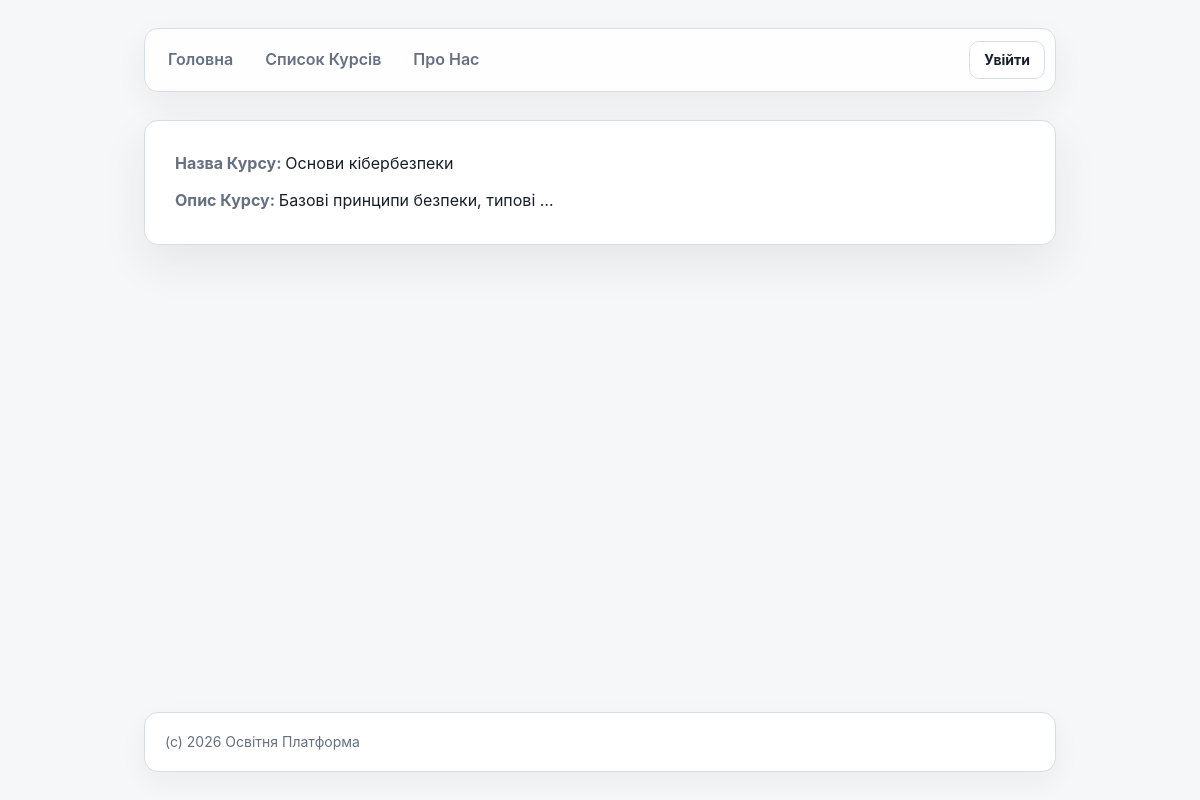
The page /courses/16/ on the database its author committed.
### courses/models/course.py (models this page shows, shortened)
class Course(models.Model):
    LEVELS = [
        ('beginner', 'Beginner'),
        ('intermediate', 'Intermediate'),
        ('advanced', 'Advanced'),
    ]
    name = models.CharField(max_length=200)
    description = models.TextField()
    author = models.CharField(max_length=200, null=True, blank=True)
    level = models.CharField(max_length=32, choices=LEVELS, default='beginner')
    price = models.DecimalField(decimal_places=2, max_digits=6, default=5000.0)
    is_test = models.BooleanField(default=False)
    created_at = models.DateTimeField(auto_now_add=True)
    updated_at = models.DateTimeField(auto_now=True)

### courses/views.py (the view)
# urls.py: path('courses/<int:pk>/', CourseDetailsView.as_view(), name='course_details'),
class CourseDetailsView(DetailView):
    template_name = 'courses/course_details.html'
    model = Course
    context_object_name = 'course'

### courses/templates/courses/course_details.html (shortened to what this page needs)
{% extends 'courses/base.html' %}
{% block main %}
<main>
    {% if course %}
        <div>
            <label>Назва Курсу: </label>{{ course.name }}
        </div>
        <div>
            <label>Опис Курсу: </label>{{ course.description|truncatewords:4 }}
        </div>
    {% else %}
        <div>Курс Не Знайдено</div>
    {% endif %}
</main>
{% endblock %}

### courses/static/courses/css/style.css (style rules this page uses)
:root { --bg: #f6f7f9; --surface: #ffffff; --surface-muted: #eef1f5; --text: #17202a; --muted: #657080; --border: #d8dde5; --accent: #2563eb; --accent-dark: #1d4ed8; --shadow: 0 18px 45px rgba(23, 32, 42, 0.08); }
* { box-sizing: border-box; }
html { min-height: 100%; background: var(--bg); }
body { display: flex; min-height: 100vh; flex-direction: column; max-width: 960px; margin: 0 auto; padding: 28px 24px; background: var(--bg); color: var(--text); font-family: Inter, -apple-system, BlinkMacSystemFont, "Segoe UI", Arial, sans-serif; font-size: 16px; line-height: 1.6; }
main { margin-bottom: 32px; padding: 30px; border: 1px solid var(--border); border-radius: 14px; background: var(--surface); box-shadow: var(--shadow); }
main div + div { margin-top: 12px; }
label { color: var(--muted); font-weight: 700; }

### rows shown on the page
Course: name "Основи кібербезпеки", description "Базові принципи безпеки, типові …"
